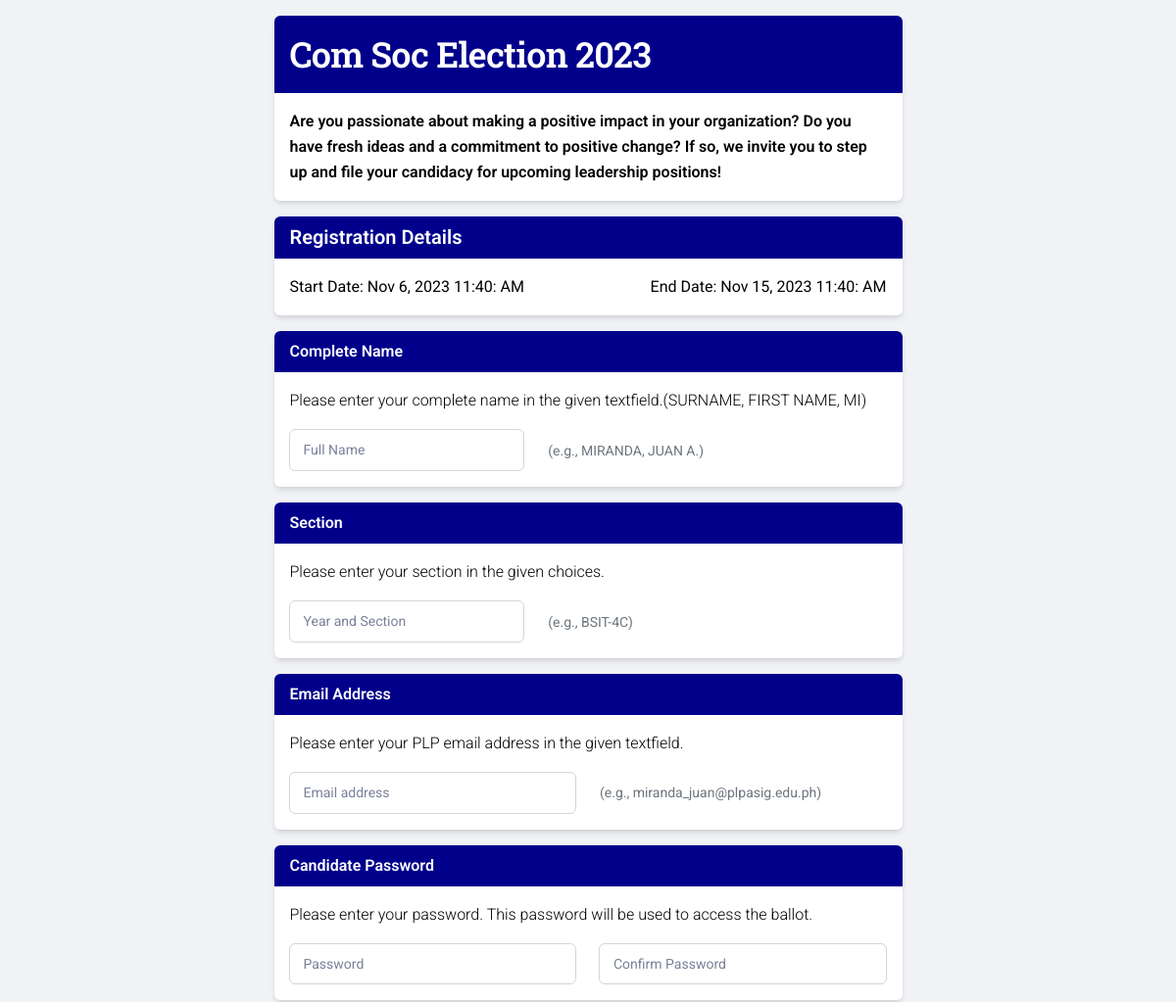
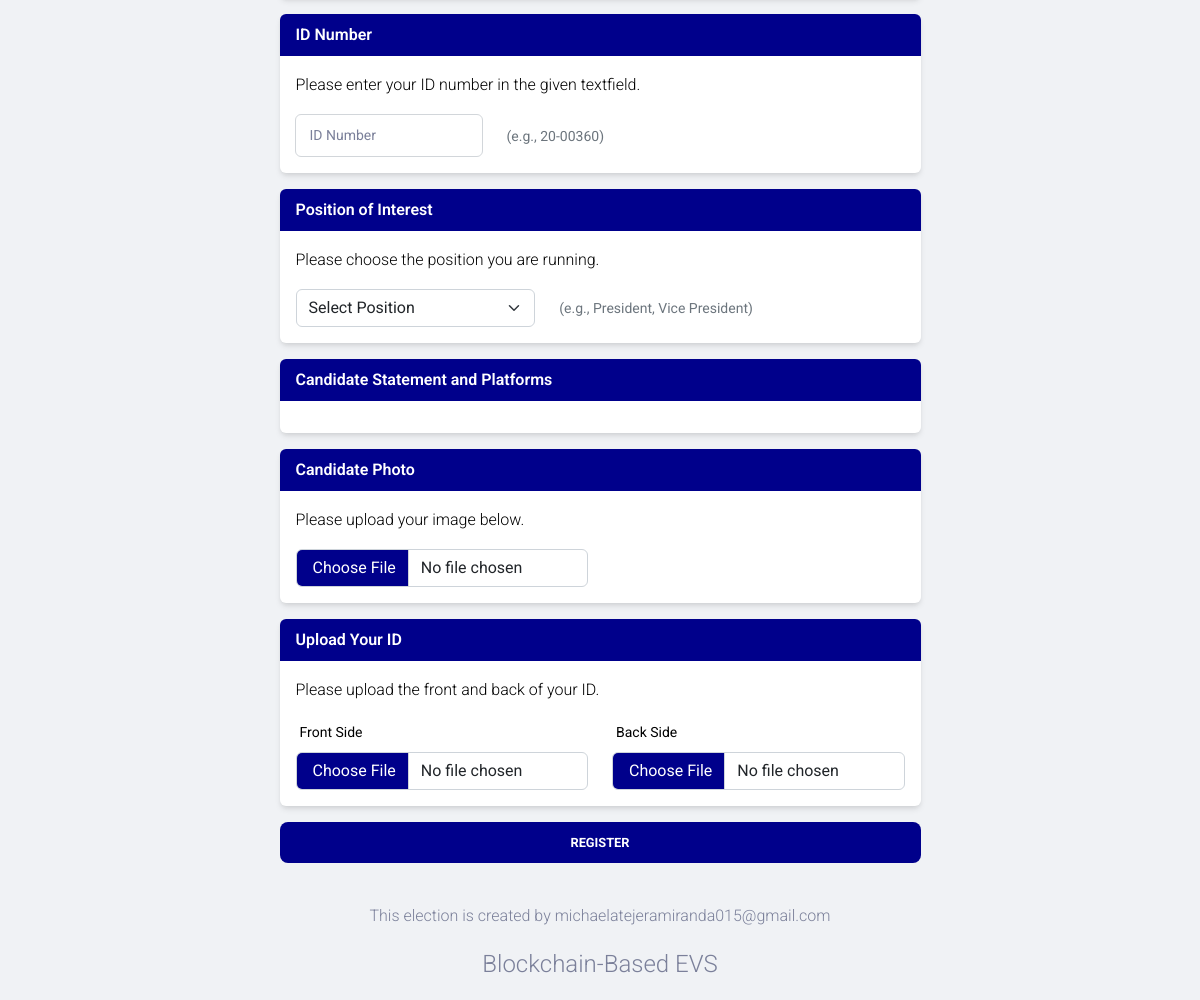
/candidate-registration/index.php?code=ldcusxehzm (signed in), run on the app's committed database (2 pictures, top to bottom).
### tables this page shows
CREATE TABLE `electiontable` (
  `election_id` int(11) NOT NULL,
  `election_name` text NOT NULL,
  `start_date` datetime NOT NULL,
  `end_date` datetime NOT NULL,
  `timezone` varchar(255) NOT NULL,
  `date_created` datetime NOT NULL DEFAULT current_timestamp(),
  `status` text NOT NULL,
  `created_by` varchar(255) NOT NULL,
  `election_code` varchar(255) NOT NULL
);

CREATE TABLE `candidate_registration` (
  `candidate_registration_id` int(11) NOT NULL,
  `election_code` varchar(255) NOT NULL,
  `candidate_regis_startdate` datetime NOT NULL,
  `candidate_regis_enddate` datetime NOT NULL,
  `candidate_regis_timezone` varchar(255) NOT NULL
);

### candidate-registration/index.php (the view, shortened to what the rows shown need)
<?php
    require "../config/session.php";
?>
<?php
    $code = '';
    if (isset($_GET['code'])) {
        $code = $_GET['code'];
    } else {
        $_SESSION['error'] = "Invalid election link.";
        header('location: ../index.php');
        exit();
    }
?>
<!DOCTYPE html>
<html lang="en">
<head>
    <link rel="stylesheet" href="../assets/css/style.css">
    <link rel="stylesheet" href="../assets/css/owl.carousel.min.css">
    <link rel="stylesheet" href="../assets/css/owl.theme.default.css">
    <link id="pagestyle" href="../assets/css/material-dashboard.css?v=3.0.0" rel="stylesheet" />
    <link rel="stylesheet" href="https://cdn.jsdelivr.net/npm/bootstrap-icons@1.8.1/font/bootstrap-icons.css">
    <link rel="stylesheet" href="https://cdn.jsdelivr.net/npm/simple-notify@0.5.5/dist/simple-notify.min.css" />
    <link href="https://cdn.quilljs.com/1.3.6/quill.snow.css" rel="stylesheet">
    <link rel="stylesheet" href="https://cdnjs.cloudflare.com/ajax/libs/cropperjs/1.6.1/cropper.css" />
</head>
<body class="bg-light">
    <div>
        <div class="container">
            <div class="row d-flex justify-content-center">
                <div class="col-lg-7 thumbnail my-3">
                    <div class="bg-white rounded shadow">
                        <h2 class="bg-primary text-white rounded-top p-3 mb-0">
                            <?php
                                 $sql = "SELECT * FROM electiontable WHERE election_code = '$code'";
                                 $query = mysqli_query($con, $sql);
                                 if(mysqli_num_rows($query) > 0){
                                     $fetch = mysqli_fetch_assoc($query);
                                     $election_name = $fetch["election_name"];
                                     echo "$election_name";
                                 }
                            ?>
                        </h2>
                        <h6 class="mb-3 text-black p-3">
                        Are you passionate about making a positive impact in your organization? Do you have fresh ideas and a commitment to positive change? If so, we invite you to step up and file your candidacy for upcoming leadership positions!
                        </h6>
                    </div>
                    <div class="bg-white rounded shadow">
                        <p class="d-flex justify-content-between p-3 text-black fw-normal">
                            <span>Start Date:
                                <?php
                                    $sql = "SELECT * FROM candidate_registration WHERE election_code = '$code'";
                                    $query = mysqli_query($con, $sql);
                                    if(mysqli_num_rows($query) > 0){
                                        $fetch = mysqli_fetch_assoc($query);
                                        $timezone = $fetch["candidate_regis_timezone"];
                                        $new_startdate_timezone = new DateTime($fetch["candidate_regis_startdate"], new DateTimeZone($timezone));
                                        $new_date_start = $new_startdate_timezone->format("Y-m-d H:i:s");
                                        $startdate = DateTime::createFromFormat("Y-m-d H:i:s", $new_date_start)->format('M j, Y h:i: A');
                                        echo "$startdate";
                                    }
                                ?>
                            </span>
                            <span>End Date:
                                <?php
                                    $sql = "SELECT * FROM candidate_registration WHERE election_code = '$code'";
                                    $query = mysqli_query($con, $sql);
                                    if(mysqli_num_rows($query) > 0){
                                        $fetch = mysqli_fetch_assoc($query);
                                        $timezone = $fetch["candidate_regis_timezone"];
                                        $new_enddate_timezone = new DateTime($fetch["candidate_regis_enddate"], new DateTimeZone($timezone));
                                        $new_date_end = $new_enddate_timezone->format("Y-m-d H:i:s");
                                        $enddate = DateTime::createFromFormat("Y-m-d H:i:s", $new_date_end)->format('M j, Y h:i: A');
                                        echo "$enddate";
                                    }
                                ?>
                            </span>
                        </p>
                    </div>
                    <form id="candidateRegisForm" action="" method="post" autocomplete="" enctype="multipart/form-data">
                    </form>
                </div>
                <p class="text-secondary text-center">This election is created by
                <?php
                    $sql = "SELECT * FROM electiontable WHERE election_code = '$code'";
                    $query = mysqli_query($con, $sql);
                    if(mysqli_num_rows($query) > 0){
                        $fetch = mysqli_fetch_assoc($query);
                        $created_by = $fetch["created_by"];
                        echo "$created_by";
                    }
                ?>
            </p>
            <p class="fw-semibold text-secondary fs-4 text-center">Blockchain-Based EVS</p>
            </div>
        </div>
    </div>
</body>
</html>

### data on the page
electiontable: election_name "Com Soc Election 2023", created_by "michaelatejeramiranda015@gmail.com"
candidate_registration: startdate "Nov 6, 2023 11:40: AM", enddate "Nov 15, 2023 11:40: AM"
